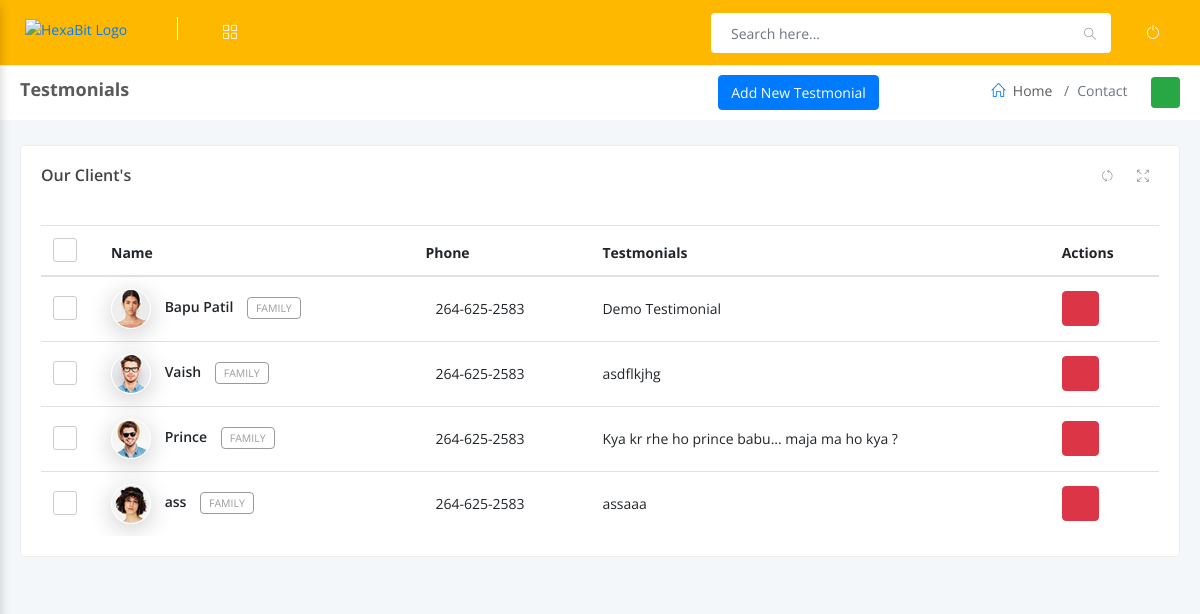
The app's page /admin/light/testmonials.php with its own data.
### tables this page shows
CREATE TABLE `testmon` (
  `id` int(11) NOT NULL,
  `imgtest` text NOT NULL,
  `name` varchar(25) NOT NULL,
  `testmoni` longtext NOT NULL,
  `imgtest2` text NOT NULL
);

### admin/light/testmonials.php (the view, shortened to what this page needs)
<?php
    include("header.php");
?>
    <div id="main-content">
        <div class="block-header">
            <div class="row clearfix">
                <div class="col-md-6 col-sm-12">
                    <h2><b>Testmonials</b></h2>
                </div>
                <div class="col-md-6 col-sm-12 text-right">
                    <ul class="breadcrumb">
                        <button type="button" class="btn btn-primary" data-toggle="modal" data-target=".bd-example-modal-lg">
					        Add New Testmonial
				        </button>&nbsp&nbsp&nbsp&nbsp&nbsp&nbsp&nbsp&nbsp&nbsp&nbsp&nbsp&nbsp&nbsp&nbsp&nbsp&nbsp&nbsp&nbsp&nbsp&nbsp&nbsp&nbsp&nbsp&nbsp&nbsp&nbsp&nbsp&nbsp&nbsp&nbsp
                        <li class="breadcrumb-item"><a href="index.php"><i class="icon-home"></i></a>&nbsp Home</li>
                        <li class="breadcrumb-item active">Contact</li>
                    </ul>
                    <a href="index.php" class="btn btn-sm btn-success" title=""><i class="fa fa-th-large"></i></a>
                </div>
            </div>
        </div>
        <div class="container-fluid">
            <div class="row clearfix">
                <div class="col-lg-12">
                    <div class="card">
                        <div class="header">
                            <h2>Our Client's</h2>
                            <ul class="header-dropdown dropdown dropdown-animated scale-left">
                                <li> <a href="javascript:void(0);" data-toggle="cardloading" data-loading-effect="pulse"><i class="icon-refresh"></i></a></li>
                                <li><a href="javascript:void(0);" class="full-screen"><i class="icon-size-fullscreen"></i></a></li>
                            </ul>
                        </div>
                        <div class="body">
                            <div class="table-responsive check-all-parent">
                                <table class="table table-hover m-b-0 c_list">
                                    <thead>
                                        <tr>
                                            <th>
                                                <label class="fancy-checkbox">
                                                    <span></span>
                                                </label>
                                            </th>
                                            <th>Name</th>
                                            <th>Phone</th>
                                            <th>Testmonials</th>
                                            <th>Actions</th>
                                        </tr>
                                    </thead>
                                        <tbody>
                                        <tr>
                                        <?php
                                            include('dbconfig.php');
                                            $query="SELECT * From testmon ORDER BY id DESC";
                                            $sql=mysqli_query($conn,$query);
                                            foreach($sql as $row) {
                                        ?>
                                            <td style="width: 50px;">
                                                <label class="fancy-checkbox">
                                                    <span></span>
                                                </label>
                                            </td>
                                            <td>
                                                <img src='<?php echo "image/".$row['imgtest2'];?>' class="rounded-circle avatar" alt="">
                                                <p class="c_name"><?php echo $row['name'];?> <span class="badge badge-default m-l-10 hidden-sm-down">Family</span></p>
                                            </td>
                                            <td>
                                                <span class="phone"><i class="zmdi zmdi-phone m-r-10"></i>264-625-2583</span>
                                            </td>
                                            <td>
                                                <address><i class="zmdi zmdi-pin"></i><?php echo $row['testmoni'];?></address>
                                            </td>
                                            <td>
                                                <form action="del.php" method="post">
                                                    <button type="submit" name="delete" value="Deltest"  class="btn btn-danger js-sweetalert" title="Delete"><i class="fa fa-trash-o"></i></button>
                                                </form>
                                            </td>
                                        </tr>
                                        <?php } ?>
                                    </tbody>
                                </table>
                            </div>
                        </div>
                    </div>
                </div>
            </div>
        </div>
    </div>
</div>
</body>
</html>

### admin/light/header.php (shortened to what this page needs)
<!doctype html>
<html lang="en">
<head>
<link rel="stylesheet" href="../assets/vendor/bootstrap/css/bootstrap.min.css">
<link rel="stylesheet" href="../assets/vendor/font-awesome/css/font-awesome.min.css">
<link rel="stylesheet" href="../assets/vendor/charts-c3/plugin.css"/>
<link rel="stylesheet" href="../assets/vendor/bootstrap-progressbar/css/bootstrap-progressbar-3.3.4.min.css">
<link rel="stylesheet" href="../assets/vendor/chartist/css/chartist.min.css">
<link rel="stylesheet" href="../assets/vendor/chartist-plugin-tooltip/chartist-plugin-tooltip.css">
<link rel="stylesheet" href="../assets/vendor/toastr/toastr.min.css">
<link rel="stylesheet" href="assets/css/main.css">
<link rel="stylesheet" href="assets/css/color_skins.css">
</head>
<body class="theme-orange">
<div id="wrapper">
    <nav class="navbar navbar-fixed-top">
        <div class="container-fluid">
            <div class="navbar-left">
                <div class="navbar-btn">
                    <a href="index-2.html"><img src="https://www.wrraptheme.com/templates/hexabit/html/assets/images/icon-light.svg" alt="HexaBit Logo" class="img-fluid logo"></a>
                    <button type="button" class="btn-toggle-offcanvas"><i class="lnr lnr-menu fa fa-bars"></i></button>
                </div>
                <a href="javascript:void(0);" class="icon-menu btn-toggle-fullwidth"><i class="fa fa-arrow-left"></i></a>
                <ul class="nav navbar-nav">
                    <li class="dropdown dropdown-animated scale-right">
                        <a href="javascript:void(0);" class="dropdown-toggle icon-menu" data-toggle="dropdown"><i class="icon-grid"></i></a>
                    </li>
                </ul>
            </div>
            <div class="navbar-right">
                <form id="navbar-search" class="navbar-form search-form">
                    <input value="" class="form-control" placeholder="Search here..." type="text">
                    <button type="button" class="btn btn-default"><i class="icon-magnifier"></i></button>
                </form>
                <div id="navbar-menu">
                    <ul class="nav navbar-nav">
                        <li><a href="page-login.html" class="icon-menu"><i class="icon-power"></i></a></li>
                    </ul>
                </div>
            </div>
        </div>
    </nav>

### admin/light/assets/css/color_skins.css (style rules this page uses)
.theme-orange .navbar-fixed-top { background:#feb800 }
.theme-orange .navbar-fixed-top .form-control { border:0 }
.theme-orange .navbar-fixed-top .icon-menu i { color:#fff }

### records on screen
testmon: imgtest2 (picture), name "Bapu Patil", testmoni "Demo Testimonial"
testmon: imgtest2 (picture), name "Vaish", testmoni "asdflkjhg"
testmon: imgtest2 (picture), name "Prince", testmoni "Kya kr rhe ho prince babu... maja ma ho kya ?"
testmon: imgtest2 (picture), name "ass", testmoni "assaaa"
